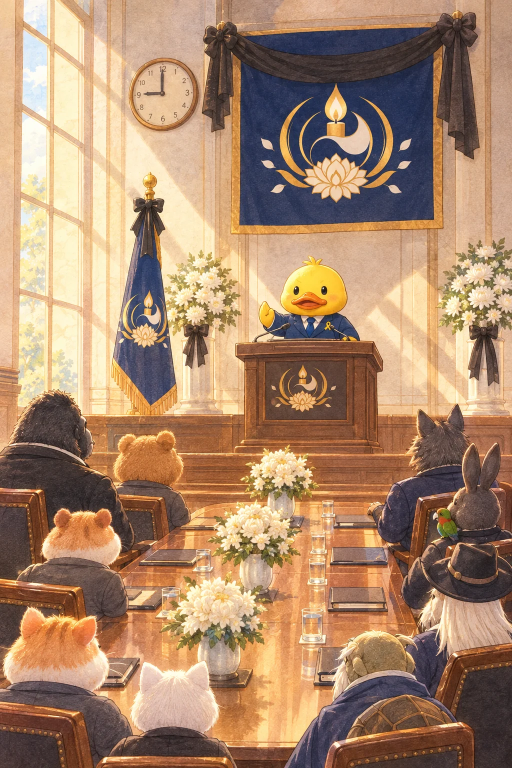
#> input picture forever/images/00-01.webp, 1024 x 1536 px, given in place of cover.webp, which was not available (shown at 1/2 size)
$ python make_appendix_portraits.py
#> lines starting #> are read from the running program, lines starting #| are printed output that depends on the picture
#!/usr/bin/env python3
"""부록 「주요 인물 소개」의 초상(07-NN.webp)을 완성된 그림에서 잘라 만든다.

    python3 forever/reference/make_appendix_portraits.py

각 항목은 (쪽 번호, 원본 그림, 인물 중심 x, 중심 y, 자를 너비). 높이는 너비의 1.5배(2:3).
"""
from pathlib import Path
from PIL import Image

IMAGES = Path(__file__).resolve().parent.parent / "images"
PORTRAITS = [
    (1, "cover", 510, 830, 500),    # 민주시민
    (2, "02-01", 390, 680, 700),    # 들너구리
    (3, "04-08", 260, 1010, 600),   # 추모열사
    (4, "01-04", 250, 715, 640),    # 추모합니도
    (5, "01-08", 260, 820, 520),    # 27사 이기자
    (6, "02-05", 860, 865, 560),    # 부이
    (7, "02-04", 760, 850, 560),    # 추모투수
    (8, "04-07", 640, 830, 600),    # 하이민주동덕
    (9, "03-01", 350, 640, 640),    # 추모대장
    (10, "04-03", 280, 900, 700),  # 애국좌수
    (11, "05-03", 395, 790, 600),   # 존푹타
]

for no, src, cx, cy, w in PORTRAITS:
    im = Image.open(IMAGES / f"{src}.webp").convert("RGB")
#> im is the input picture: PIL image 1024x1536 RGB; mean R, G, B 170.3, 136.1, 107.8
    h = int(w * 1.5)
    x = min(max(0, cx - w // 2), im.width - w)
#> x = 260
    y = min(max(0, cy - h // 2), im.height - h)
#> y = 455
    out = im.crop((x, y, x + w, y + h)).resize((1024, 1536), Image.LANCZOS)
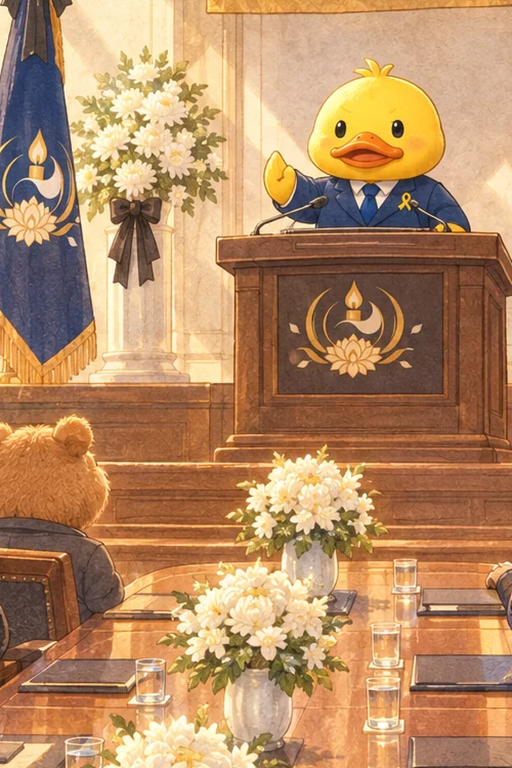
#> out: PIL image 1024x1536 RGB (shown at 1/2 size); mean R, G, B 182.4, 139.5, 100.1
    out.save(IMAGES / f"07-{no:02d}.webp", "WEBP", quality=88, method=6)
    print(f"07-{no:02d}.webp ← {src}")
#> pass 2 of the loop `for no, src, cx, cy, w in PORTRAITS:`:
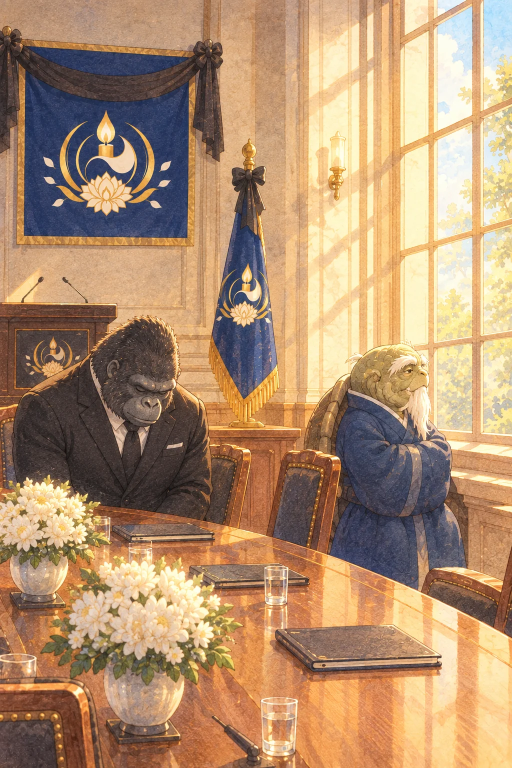
#> input picture forever/images/00-02.webp, 1024 x 1536 px, given in place of 02-01.webp, which was not available (shown at 1/2 size)
#> im is the input picture: PIL image 1024x1536 RGB; mean R, G, B 176.9, 143.5, 111.4
#> `out = im.crop((x, y, x + w, y + h)).resize((1024, 1536), Image.LANCZOS)`:
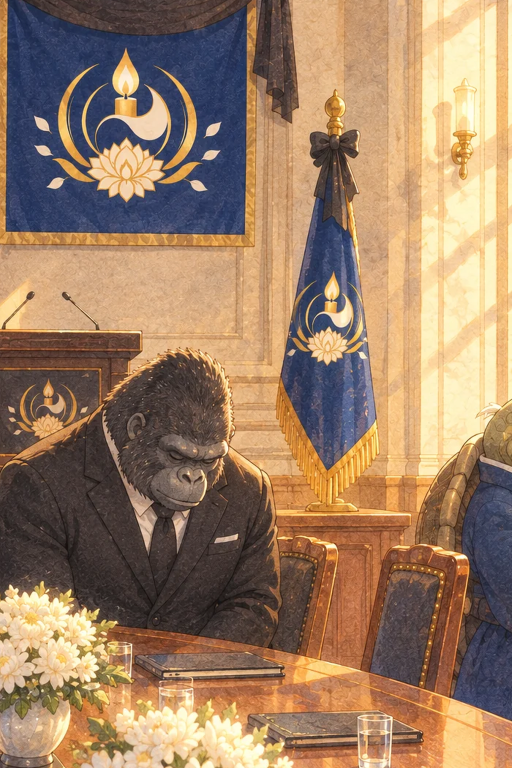
#> out: PIL image 1024x1536 RGB (shown at 1/2 size); mean R, G, B 156.2, 126.6, 100.3
#> (the run stopped early here; a loop or call above may not have finished)
